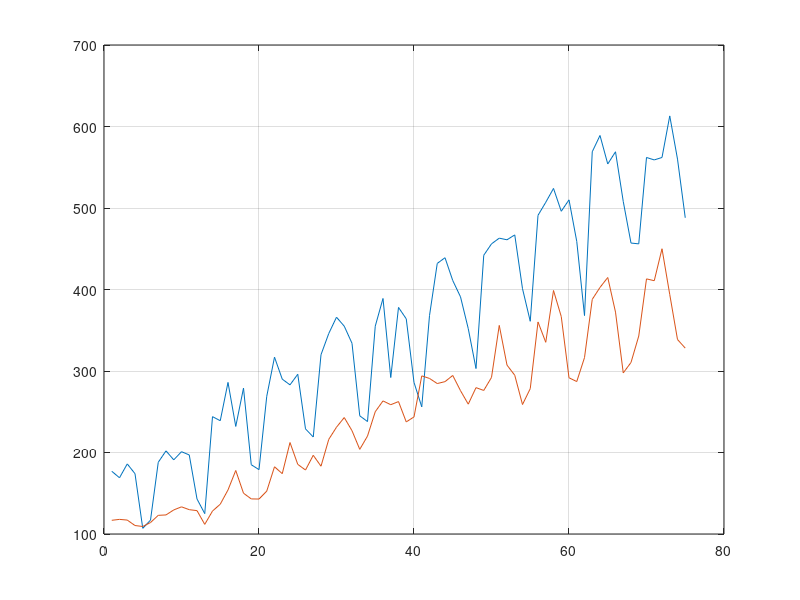
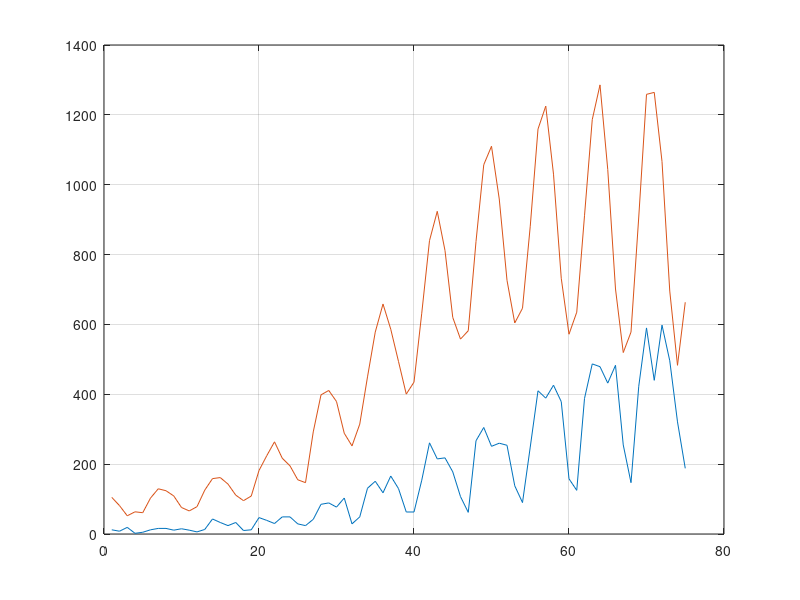
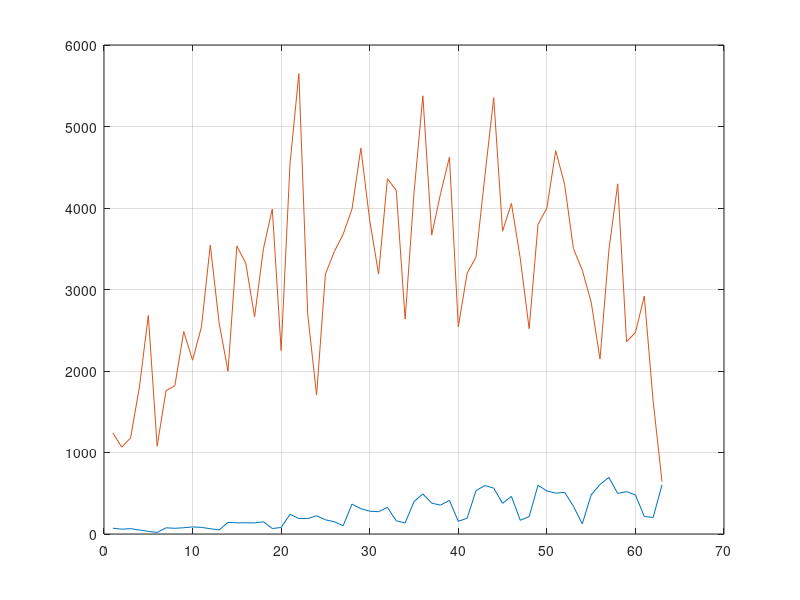
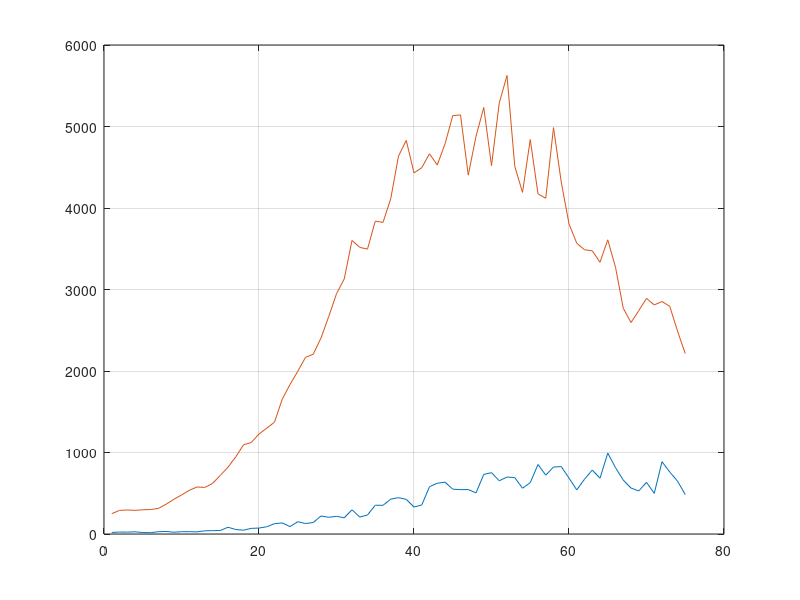

The MATLAB source for these figures, in order:
close all;
clear all;
 
country = load("countries_second_wave.mat");
countries = country.countries_second_wave;
B = load("B");
B = B.b;


X = cell(6,1);
estimated_deaths=cell(6,1);
for i=1:6
    deaths = countries{i,2}(1+20:end);
    X{i} = ones(length(deaths),1);
    for tau=0:20
        X{i} = [X{i}  countries{i,1}(1+tau:end-20+tau)'];
    end
    estimated_deaths{i} = X{i}*B(:,i);
end
for i=1:6
figure
plot(countries{i,2}(1+20:end))
hold on;
plot(estimated_deaths{i}')
grid on;
hold off;
end